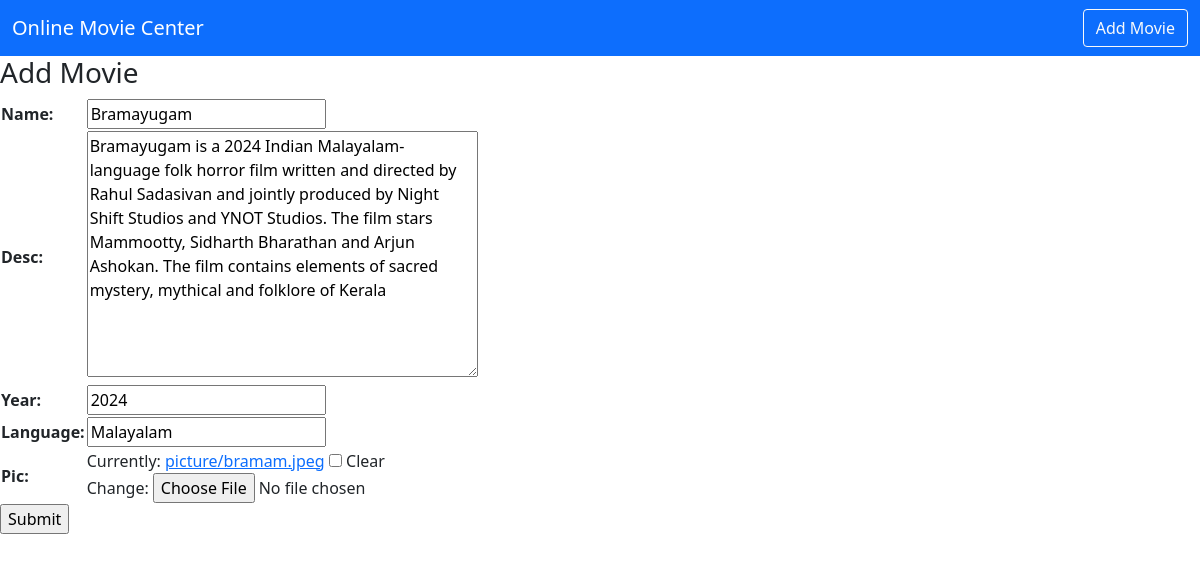
The page /update/3/ on the database its author committed.
### movie/models.py (models this page shows, shortened)
class Movie(models.Model):
    name=models.CharField(max_length=30)
    desc=models.TextField()
    year=models.IntegerField()
    language=models.CharField(max_length=30)
    pic=models.ImageField(upload_to='picture',null=True,blank=True)

### movie/views.py (the view)
# urls.py: path('update/<int:n>/',views.Movieupdate,name="update"),
def Movieupdate(request,n):
    ed=Movie.objects.get(id=n)
    if(request.method=="POST"):
        f=Add(request.POST,request.FILES,instance=ed)
        if f.is_valid():
            f.save()
            return home(request)
    f=Add(instance=ed)
    return render(request,'addmovie.html',{'f':f})

### movie/forms.py
class Add(forms.ModelForm):
    class Meta:
        model=Movie
        fields='__all__'

### templates/addmovie.html (shortened to what this page needs)
<!DOCTYPE html>
{% extends 'base.html' %}
{% load static %}
{% block content %}
<h3> Add Movie </h3>
<form method="POST" enctype="multipart/form-data">
<table>
    {{f.as_table}}
</table>
<input type="submit">
{% endblock %}

### rows shown on the page
Movie: name "Bramayugam", desc "Bramayugam is a 2024 Indian Malayalam-language folk horror film written and directed by Rahul Sadasivan and jointly produced by Night Shift Studios and YNOT Studios. The film stars Mammootty, Sidharth Bharathan and Arjun Ashokan. The film contains elements of sacred mystery, mythical and folklore of Kerala", year "2024", language "Malayalam"
